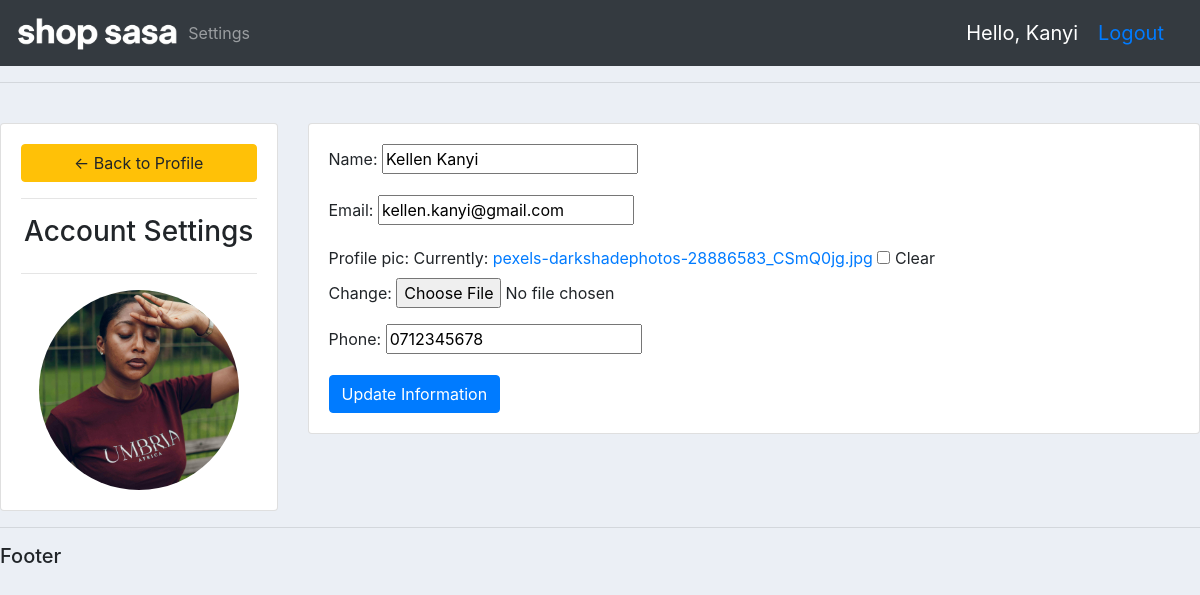
/account/ (signed in), run on the app's committed database.
### accounts/models.py (models this page shows, shortened)
class Customer(models.Model):
    user = models.OneToOneField(User, null=True ,on_delete=models.CASCADE)
    name = models.CharField(max_length=100, null=True)
    email = models.EmailField(max_length=100, null=True)
    profile_pic = models.ImageField(null=True, default='default.png', blank=True)
    phone = models.CharField(max_length=10, null=True)
    date_created = models.DateTimeField(auto_now_add=True, null=True)

### accounts/decorators.py (the view)
        def wrapper_func(request, *args, **kwargs):
            group = None
            if request.user.groups.exists():
                group = request.user.groups.all()[0].name
            if group in allowed_roles:
                return view_func(request, *args, **kwargs)
            else:
                return HttpResponse('You are not authorized to view this page!', status=401)

### accounts/forms.py
class CustomerForm(ModelForm):
    class Meta:
        model = Customer
        fields = '__all__'
        exclude = ['user']

### accounts/views.py (called while the page is built)
@login_required(login_url='login')
@allowed_users(allowed_roles=['customer'])
def accountSetttings(request):
    customer = request.user.customer
    form = CustomerForm(instance=customer)
    if request.method == 'POST':
        form = CustomerForm(request.POST, request.FILES, instance=customer)
        if form.is_valid():
            form.save()
    context = {'form': form }
    return render(request, 'accounts/account_settings.html', context)

### accounts/templates/accounts/account_settings.html (shortened to what this page needs)
{% extends 'accounts/base.html' %}
{% load static %}
{% block content %}
    <br>
    <div class="row">
        <div class="col-md-3">
            <div class="card card-body">
                <a class="btn btn-warning" href="{% url 'home' %}">&#8592; Back to Profile</a>
                <hr>
                <h3 style="text-align: center">Account Settings</h3>
                <hr>
                <img src="{{ request.user.customer.profile_pic.url }}" alt="profile-picture" class="profile-pic">
            </div>
        </div>
        <div class="col-md-9">
            <div class="card card-body">
                <form method="POST" action="" enctype="multipart/form-data">
                    {{ form.as_p }}
                    <input type="submit" name="submit" class="btn btn-primary" value="Update Information">
                </form>
            </div>
        </div>
    </div>
{% endblock %}

### accounts/templates/accounts/navbar.html (shortened to what this page needs)
{% load static %}
<nav class="navbar navbar-expand-lg navbar-dark bg-dark">
    <img src="{% static 'images/logo.png' %}" alt="" height="50">
  <div class="collapse navbar-collapse" id="navbarNav">
    <ul class="navbar-nav">
      {% if request.user.is_staff %}
        <li class="nav-item active">
          <a class="nav-link" href="{% url 'home' %}">Dashboard <span class="sr-only">(current)</span></a>
        </li>
        <li class="nav-item">
          <a class="nav-link" href="{% url 'products' %}">Products</a>
        </li>
      {% else %}
        <li class="nav-item">
          <a class="nav-link" href="{% url 'account' %}">Settings</a>
        </li>
      {% endif %}
    </ul>
  </div>
  <span class="hello-msg">Hello, {{ request.user }}</span>
  <span class="hello-msg"><a href="{% url 'logout' %}">Logout</a></span>
</nav>

### static/css/main.css (style rules this page uses)
body { background-color: #ebeff5; }

### accounts/templates/accounts/navbar.html (style rules this page uses)
.hello-msg { font-size: 20px; margin-right: 20px; color: #ffffff; }

### accounts/templates/accounts/account_settings.html (style rules this page uses)
.profile-pic { width: 200px; height: 200px; object-fit: cover; border-radius: 50%; display: block; margin: 0 auto; }

### data on the page
Customer: name "Kellen Kanyi", email "kellen.kanyi@gmail.com", phone "0712345678"

### other printed values
{{ request.user }} "Kanyi"
